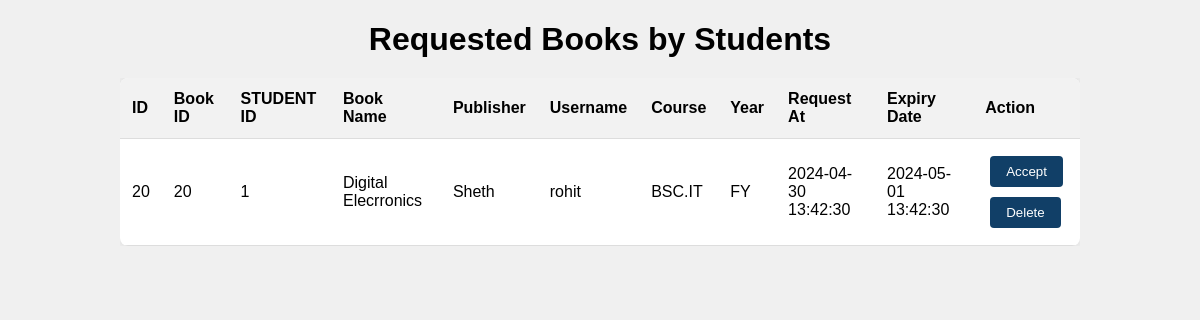
Screenshot of /admin/issueBooksAdmin.php with the database file from the repository.
### tables this page shows
CREATE TABLE `issuebookbyuser` (
  `id` int(11) NOT NULL,
  `book_id` int(11) NOT NULL,
  `book_name` varchar(255) NOT NULL,
  `publisher` varchar(255) NOT NULL,
  `username` varchar(255) NOT NULL,
  `course` varchar(255) NOT NULL,
  `year` varchar(10) NOT NULL,
  `semester` varchar(10) NOT NULL,
  `issued_at` timestamp NOT NULL DEFAULT current_timestamp(),
  `expirydate` date DEFAULT NULL,
  `student_id` int(11) DEFAULT NULL
);

### admin/issueBooksAdmin.php (the view, shortened to what this page needs)
<!DOCTYPE html>
<html lang="en">
<head>
</head>
<body>
    <div class="container">
        <h1>Requested Books by Students</h1>
        <div class="table-container">
            <?php
            require '../connection.php';
            function calculateExpiryDateTime($issued_at)
            {
                $expiry_datetime = date('Y-m-d H:i:s', strtotime($issued_at . ' + 1 days'));
                return $expiry_datetime;
            }
            $query = "SELECT * FROM issuebookbyuser";
            $result = mysqli_query($conn, $query);
            if (mysqli_num_rows($result) > 0) {
                echo "<table>";
                echo "<tr>
                        <th>ID</th>
                        <th>Book ID</th>
                        <th>STUDENT ID</th>
                        <th>Book Name</th>
                        <th>Publisher</th>
                        <th>Username</th>
                        <th>Course</th>
                        <th>Year</th>
                        <th>Request At</th>
                        <th>Expiry Date</th>
                        <th>Action</th>
                    </tr>";
                while ($row = mysqli_fetch_assoc($result)) {
                    $expiry_datetime = calculateExpiryDateTime($row["issued_at"]);
                    echo "<tr>";
                    echo "<td>" . $row["id"] . "</td>";
                    echo "<td>" . $row["book_id"] . "</td>";
                    echo "<td>" . $row["student_id"] . "</td>";
                    echo "<td>" . $row["book_name"] . "</td>";
                    echo "<td>" . $row["publisher"] . "</td>";
                    echo "<td>" . $row["username"] . "</td>";
                    echo "<td>" . $row["course"] . "</td>";
                    echo "<td>" . $row["year"] . "</td>";
                    echo "<td>" . $row["issued_at"] . "</td>";
                    echo "<td>" . $expiry_datetime . "</td>";
                    echo "<td>";
                    echo "<form method='post'>";
                    echo "<button class='btn' type='submit'>Accept</button>";
                    echo "</form>";
                    echo "<form method='post'>";
                    echo "<button class='btn' type='submit'>Delete</button>";
                    echo "</form>";
                    echo "</td>";
                    echo "</tr>";
                }
                echo "</table>";
            } else {
                echo "No issued books found.";
            }
            ?>
        </div>
    </div>
</body>
</html>

### admin/issueBooksAdmin.php (style rules this page uses)
body { font-family: Arial, sans-serif; background-color: #f0f0f0; margin: 0; padding: 0; }
.container { max-width: 80%; margin: 20px auto; padding: 0 20px; }
h1 { text-align: center; margin-bottom: 20px; }
.table-container { overflow-x: auto; }
table { width: 100%; border-collapse: collapse; border-radius: 8px; overflow: hidden; box-shadow: 0 0 10px rgba(0, 0, 0, 0.1); background-color: #fff; }
.btn { background-color: #113f67; color: #fff; border: none; margin: 5px; padding: 8px 16px; border-radius: 4px; cursor: pointer; transition: background-color 0.3s ease; }
th, td { padding: 12px; text-align: left; border-bottom: 1px solid #ddd; }
th { background-color: #f2f2f2; }

### rows the page displays
issuebookbyuser: id "20", book "20", student "1", book_name "Digital Elecrronics", publisher "Sheth", username "rohit", course "BSC.IT", year "FY", issued_at "2024-04-30 13:42:30", issued_at "2024-05-01 13:42:30"
